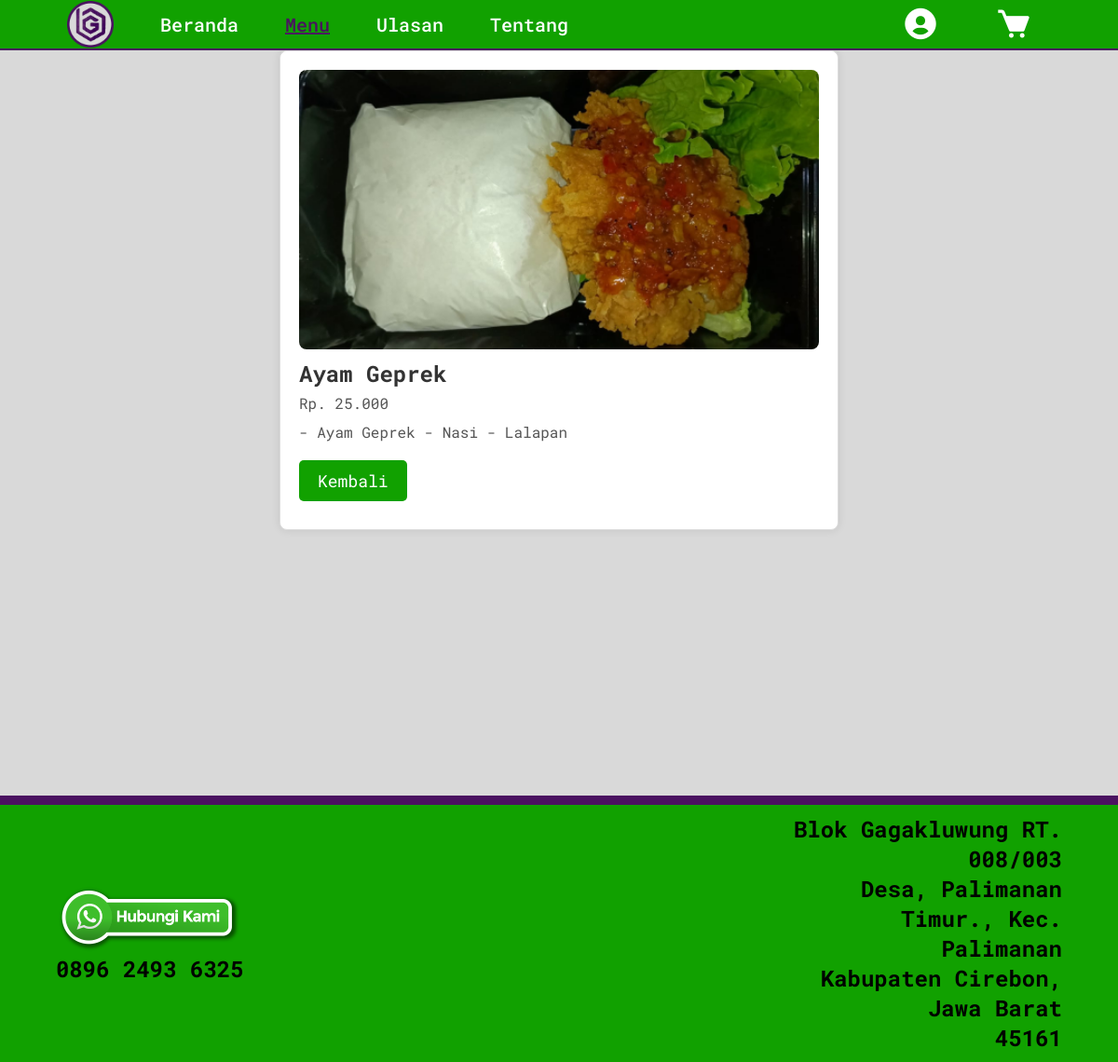
Screenshot of /user/page/detail_menu.php?id=1 (signed in) with the database file from the repository.
### tables this page shows
CREATE TABLE `menu` (
  `id_menu` int(25) NOT NULL,
  `kategori_menu` enum('paketan','prasmanan') NOT NULL,
  `nama_menu` varchar(255) NOT NULL,
  `harga_menu` int(25) NOT NULL,
  `deskripsi` text DEFAULT NULL,
  `foto_menu_path` varchar(255) DEFAULT NULL,
  `status_menu` enum('tersedia','kosong') DEFAULT 'tersedia'
);

### user/page/detail_menu.php (the view, shortened to what this page needs)
<?php
include('../../koneksi.php');
$id_menu = isset($_GET['id']) ? $_GET['id'] : null;
if ($id_menu) {
    $query_detail = "SELECT id_menu, nama_menu, harga_menu, deskripsi, foto_menu_path FROM menu WHERE id_menu = $id_menu";
    $result_detail = mysqli_query($koneksi, $query_detail);
    if (mysqli_num_rows($result_detail) > 0) {
        $row_detail = mysqli_fetch_assoc($result_detail);
        include '../function/header.php';
?>
<body>
    <main class="main">
        <div class="detail-container">
            <img src="../../admin/uploads/<?php echo $row_detail['foto_menu_path']; ?>" alt="<?php echo $row_detail['nama_menu']; ?>">
            <h2><?php echo $row_detail['nama_menu']; ?></h2>
            <p>Rp. <?php echo number_format($row_detail['harga_menu'], 0, ',', '.'); ?></p>
            <p><?php echo $row_detail['deskripsi']; ?></p>
            <a href="menu.php" class="btn">Kembali</a>
        </div>
    </main>
<?php
        include '../function/footer.php';
    } else {
        header("location: menu.php");
    }
} else {
    header("location: menu.php");
}
?>

### css/page.css (style rules this page uses)
* { font-family: 'Roboto Mono', monospace; margin: 0; padding: 0; box-sizing: border-box; }
body { margin: 0; padding: 0; background-color: #D9D9D9; }
.main { min-width: 100vh; min-height: 100vh; background-size: cover; background-position: center; }
.btn { display: flex; justify-content: center; margin-bottom: 10px; padding: 10px 20px; text-align: center; align-items: center; text-decoration: none; font-size: 18px; border-radius: 4px; cursor: pointer; transition: background-color 0.3s; margin: 10px auto; }
* { padding: 0; margin: 0; box-sizing: border-box; }

### user/page/detail_menu.php (style rules this page uses)
.detail-container { max-width: 600px; margin: 0 auto; padding: 20px; border: 1px solid #ddd; border-radius: 8px; background-color: #fff; box-shadow: 0 0 10px rgba(0, 0, 0, 0.1); }
.detail-container img { width: 100%; max-height: 300px; object-fit: cover; border-radius: 8px; margin-bottom: 10px; }
.detail-container h2 { color: #333; margin-bottom: 5px; }
.detail-container p { color: #555; margin-bottom: 10px; }
.btn { display: inline-block; padding: 10px 20px; background-color: #11A100; color: #fff; text-decoration: none; border-radius: 5px; }

### rows the page displays
menu: foto_menu_path (picture), nama_menu "Ayam Geprek", harga_menu "25.000", deskripsi "- Ayam Geprek - Nasi - Lalapan"
